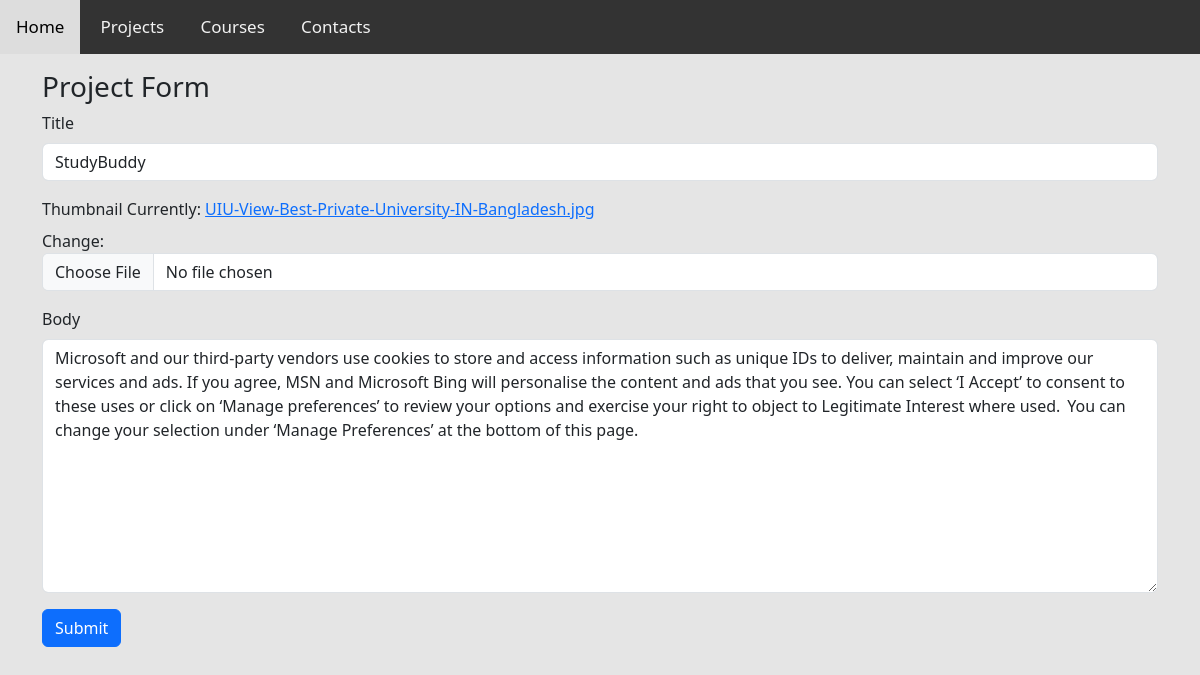
The app's page /edit-project/8987625d49dc4724b48e7ccb1016d807/ with its own data.
### base/models.py (models this page shows, shortened)
class Project(models.Model):
    title= models.CharField(max_length=200)
    thumbnail= models.ImageField(null=True)
    body=RichTextUploadingField()
    slug=models.SlugField(null=True,blank=True)
    created=models.DateTimeField(auto_now_add=True)
    id = models.UUIDField(default=uuid.uuid4,  unique=True,
                          primary_key=True, editable=False)
    class Meta:
        ordering=['-created']

### base/views.py (the view)
# urls.py: path('edit-project/<str:pk>/', views.editProject, name="edit-project"),
def editProject(request, pk):
    project = Project.objects.get(id=pk)
    form = ProjectForm(instance=project)
    if request.method == 'POST':
        form = ProjectForm(request.POST, request.FILES, instance=project)
        if form.is_valid():
            form.save()
            return redirect('home')
    context = {'form': form}
    return render(request, 'base/project_form.html', context)

### base/forms.py
class ProjectForm(ModelForm):
    class Meta:
         model = Project
         fields = ['title','thumbnail','body']
    def __init__(self, *args, **kwargs):
         super(ProjectForm,self).__init__(*args, **kwargs)
         self.fields['title'].widget.attrs.update(
              {'class':'form-control'}
         )
         self.fields['thumbnail'].widget.attrs.update(
              {'class':'form-control' }
         )
         self.fields['body'].widget.attrs.update(
              {'class':'form-control' }
         )

### base/templates/base/project_form.html (shortened to what this page needs)
{% extends 'base/main.html' %}
{% load static %}
{% block content %}
<div class="container">
    <h3 class="mt-3">Project Form</h3>
<form action="" method="POST" enctype="multipart/form-data">
    {% for field in form %}
    <div class="mb-3">
        <label for="" class="form-label">{{field.label}}</label>
        {{field}}
    </div>
    {% endfor %}
    <input class="btn btn-primary" type="submit" value="Submit" name="" id="">
</form>
</div>
{% endblock content %}

### static/styles/main.css (style rules this page uses)
.body--design { background-color: #e5e5e5; }

### records on screen
Project: form "StudyBuddy" "Microsoft and our third-party vendors use cookies to store and access information such as unique IDs to deliver, maintain and improve our services and ads. If you agree, MSN and Microsoft Bing will personalise the content and ads that you see. You can select ‘I Accept’ to consent to these uses or click on ‘Manage preferences’ to review your options and exercise your right to object to Legitimate Interest where used. You can change your selection under ‘Manage Preferences’ at the bottom of this page."

### other values on screen
{{ field.label }} "Title" "Thumbnail" "Body"
